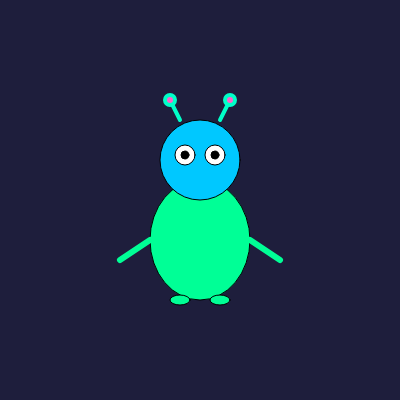
Frame 1 (no input)
Frame 60 (no input): identical to frame 1, image omitted
Frame 120 (the mouse pressed at the canvas centre since frame 60): identical to frame 1, image omitted

The p5.js sketch that drew this single still picture (run headless with seeded random() and noise() and a simulated clock; from frame 60 on, the mouse is pressed at the canvas centre):

// p5.js sketch
// ── sketch.js
function setup() {
  createCanvas(400, 400);
  angleMode(DEGREES);
}

function draw() {
  background(30, 30, 60);
  translate(width / 2, height / 2);

  drawSimpleAlien();
}

function drawSimpleAlien() {

  push();
  fill(0, 255, 150);
  ellipse(0, 40, 100, 120);
  pop();

  push();
  fill(0, 200, 255);
  ellipse(0, -40, 80, 80);
  pop();

  push();
  fill(255);
  ellipse(-15, -45, 20, 20);
  ellipse(15, -45, 20, 20);
  fill(0);
  ellipse(-15, -45, 8, 8);
  ellipse(15, -45, 8, 8);
  pop();

  push();
  stroke(0, 255, 200);
  strokeWeight(4);
  line(-20, -80, -30, -100);
  line(20, -80, 30, -100);
  fill(255, 100, 200);
  ellipse(-30, -100, 10, 10);
  ellipse(30, -100, 10, 10);
  pop();

  push();
  stroke(0, 255, 150);
  strokeWeight(6);
  line(-50, 40, -80, 60);
  line(50, 40, 80, 60);
  pop();

  push();
  fill(0, 255, 150);
  ellipse(-20, 100, 20, 10);
  ellipse(20, 100, 20, 10);
  pop();
}
